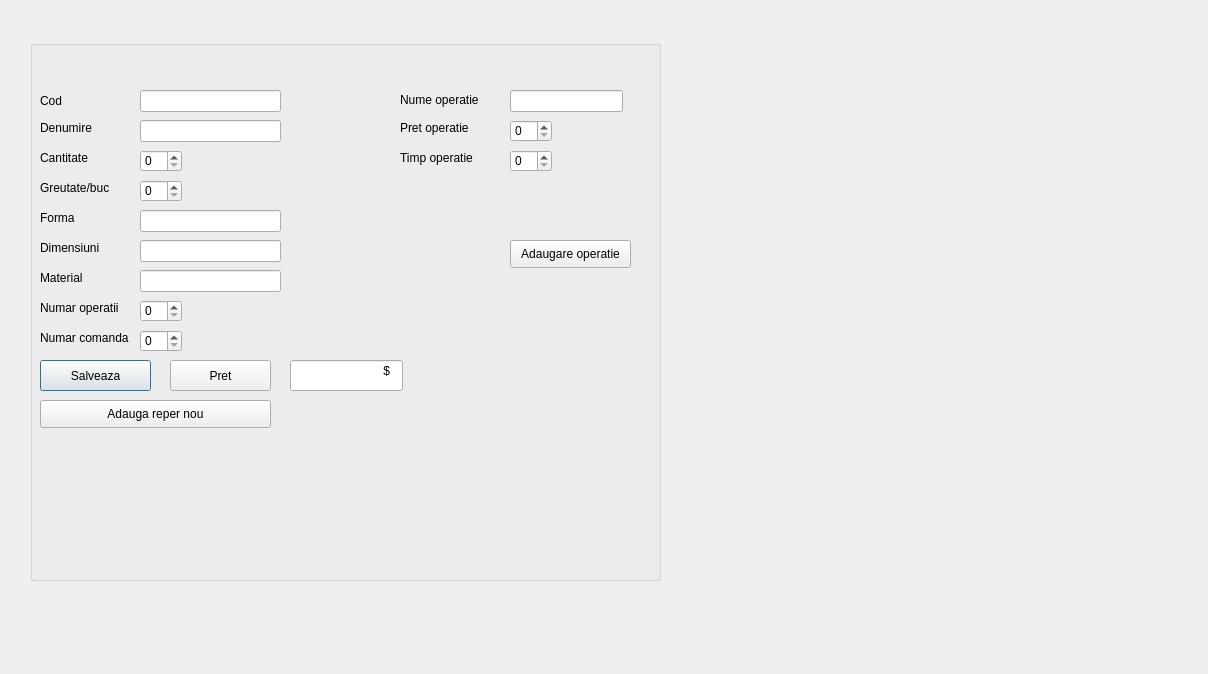
<?xml version="1.0" encoding="UTF-8"?>
<ui version="4.0">
 <class>addMark</class>
 <widget class="QDialog" name="addMark">
  <property name="geometry">
   <rect>
    <x>0</x>
    <y>0</y>
    <width>1208</width>
    <height>674</height>
   </rect>
  </property>
  <property name="windowTitle">
   <string>Dialog</string>
  </property>
  <widget class="QGroupBox" name="Reper">
   <property name="geometry">
    <rect>
     <x>30</x>
     <y>40</y>
     <width>631</width>
     <height>541</height>
    </rect>
   </property>
   <property name="contextMenuPolicy">
    <enum>Qt::NoContextMenu</enum>
   </property>
   <property name="autoFillBackground">
    <bool>false</bool>
   </property>
   <property name="styleSheet">
    <string notr="true">gridline-color: rgb(255, 255, 255);</string>
   </property>
   <property name="title">
    <string/>
   </property>
   <property name="checkable">
    <bool>false</bool>
   </property>
   <widget class="QLabel" name="label">
    <property name="geometry">
     <rect>
      <x>10</x>
      <y>50</y>
      <width>101</width>
      <height>21</height>
     </rect>
    </property>
    <property name="text">
     <string>Cod</string>
    </property>
   </widget>
   <widget class="QLabel" name="label_2">
    <property name="geometry">
     <rect>
      <x>10</x>
      <y>80</y>
      <width>61</width>
      <height>16</height>
     </rect>
    </property>
    <property name="text">
     <string>Denumire</string>
    </property>
   </widget>
   <widget class="QLabel" name="label_3">
    <property name="geometry">
     <rect>
      <x>10</x>
      <y>110</y>
      <width>61</width>
      <height>16</height>
     </rect>
    </property>
    <property name="text">
     <string>Cantitate</string>
    </property>
   </widget>
   <widget class="QLabel" name="label_4">
    <property name="geometry">
     <rect>
      <x>10</x>
      <y>140</y>
      <width>91</width>
      <height>16</height>
     </rect>
    </property>
    <property name="text">
     <string>Greutate/buc</string>
    </property>
   </widget>
   <widget class="QLabel" name="label_5">
    <property name="geometry">
     <rect>
      <x>10</x>
      <y>170</y>
      <width>81</width>
      <height>16</height>
     </rect>
    </property>
    <property name="text">
     <string>Forma</string>
    </property>
   </widget>
   <widget class="QLabel" name="label_6">
    <property name="geometry">
     <rect>
      <x>10</x>
      <y>200</y>
      <width>71</width>
      <height>16</height>
     </rect>
    </property>
    <property name="text">
     <string>Dimensiuni</string>
    </property>
   </widget>
   <widget class="QLabel" name="label_7">
    <property name="geometry">
     <rect>
      <x>10</x>
      <y>230</y>
      <width>81</width>
      <height>16</height>
     </rect>
    </property>
    <property name="text">
     <string>Material</string>
    </property>
   </widget>
   <widget class="QLabel" name="label_8">
    <property name="geometry">
     <rect>
      <x>10</x>
      <y>260</y>
      <width>81</width>
      <height>16</height>
     </rect>
    </property>
    <property name="text">
     <string>Numar operatii</string>
    </property>
   </widget>
   <widget class="QLineEdit" name="codeLe">
    <property name="geometry">
     <rect>
      <x>110</x>
      <y>50</y>
      <width>141</width>
      <height>22</height>
     </rect>
    </property>
   </widget>
   <widget class="QLineEdit" name="nameLe">
    <property name="geometry">
     <rect>
      <x>110</x>
      <y>80</y>
      <width>141</width>
      <height>22</height>
     </rect>
    </property>
   </widget>
   <widget class="QLineEdit" name="shapeLe">
    <property name="geometry">
     <rect>
      <x>110</x>
      <y>170</y>
      <width>141</width>
      <height>22</height>
     </rect>
    </property>
   </widget>
   <widget class="QLineEdit" name="dimensionLe">
    <property name="geometry">
     <rect>
      <x>110</x>
      <y>200</y>
      <width>141</width>
      <height>22</height>
     </rect>
    </property>
   </widget>
   <widget class="QLineEdit" name="materialLe">
    <property name="geometry">
     <rect>
      <x>110</x>
      <y>230</y>
      <width>141</width>
      <height>22</height>
     </rect>
    </property>
   </widget>
   <widget class="QPushButton" name="saveMarkBtn">
    <property name="geometry">
     <rect>
      <x>10</x>
      <y>320</y>
      <width>111</width>
      <height>31</height>
     </rect>
    </property>
    <property name="text">
     <string>Salveaza</string>
    </property>
   </widget>
   <widget class="QPushButton" name="priceBtn">
    <property name="geometry">
     <rect>
      <x>140</x>
      <y>320</y>
      <width>101</width>
      <height>31</height>
     </rect>
    </property>
    <property name="text">
     <string>Pret</string>
    </property>
   </widget>
   <widget class="QLineEdit" name="operationNameLe">
    <property name="geometry">
     <rect>
      <x>480</x>
      <y>50</y>
      <width>113</width>
      <height>22</height>
     </rect>
    </property>
   </widget>
   <widget class="QPushButton" name="addOperation">
    <property name="geometry">
     <rect>
      <x>480</x>
      <y>200</y>
      <width>121</width>
      <height>28</height>
     </rect>
    </property>
    <property name="text">
     <string>Adaugare operatie</string>
    </property>
   </widget>
   <widget class="QLabel" name="label_9">
    <property name="geometry">
     <rect>
      <x>370</x>
      <y>50</y>
      <width>91</width>
      <height>20</height>
     </rect>
    </property>
    <property name="text">
     <string>Nume operatie</string>
    </property>
   </widget>
   <widget class="QLabel" name="label_10">
    <property name="geometry">
     <rect>
      <x>370</x>
      <y>110</y>
      <width>91</width>
      <height>16</height>
     </rect>
    </property>
    <property name="text">
     <string>Timp operatie</string>
    </property>
   </widget>
   <widget class="QLabel" name="label_11">
    <property name="geometry">
     <rect>
      <x>370</x>
      <y>80</y>
      <width>91</width>
      <height>16</height>
     </rect>
    </property>
    <property name="text">
     <string>Pret operatie</string>
    </property>
   </widget>
   <widget class="QSpinBox" name="qtySb">
    <property name="geometry">
     <rect>
      <x>110</x>
      <y>110</y>
      <width>42</width>
      <height>22</height>
     </rect>
    </property>
   </widget>
   <widget class="QSpinBox" name="weightSb">
    <property name="geometry">
     <rect>
      <x>110</x>
      <y>140</y>
      <width>42</width>
      <height>22</height>
     </rect>
    </property>
   </widget>
   <widget class="QSpinBox" name="nrOperationSb">
    <property name="geometry">
     <rect>
      <x>110</x>
      <y>260</y>
      <width>42</width>
      <height>22</height>
     </rect>
    </property>
   </widget>
   <widget class="QSpinBox" name="operationPriceSb">
    <property name="geometry">
     <rect>
      <x>480</x>
      <y>80</y>
      <width>42</width>
      <height>22</height>
     </rect>
    </property>
   </widget>
   <widget class="QSpinBox" name="operationTimeSb">
    <property name="geometry">
     <rect>
      <x>480</x>
      <y>110</y>
      <width>42</width>
      <height>22</height>
     </rect>
    </property>
   </widget>
   <widget class="QPushButton" name="addNewMark">
    <property name="geometry">
     <rect>
      <x>10</x>
      <y>360</y>
      <width>231</width>
      <height>28</height>
     </rect>
    </property>
    <property name="text">
     <string>Adauga reper nou</string>
    </property>
   </widget>
   <widget class="QLabel" name="label_12">
    <property name="geometry">
     <rect>
      <x>330</x>
      <y>320</y>
      <width>71</width>
      <height>21</height>
     </rect>
    </property>
    <property name="text">
     <string>       $</string>
    </property>
   </widget>
   <widget class="QLineEdit" name="priceLe">
    <property name="geometry">
     <rect>
      <x>260</x>
      <y>320</y>
      <width>113</width>
      <height>31</height>
     </rect>
    </property>
   </widget>
   <widget class="QSpinBox" name="orderNumber">
    <property name="geometry">
     <rect>
      <x>110</x>
      <y>290</y>
      <width>42</width>
      <height>22</height>
     </rect>
    </property>
   </widget>
   <widget class="QLabel" name="label_13">
    <property name="geometry">
     <rect>
      <x>10</x>
      <y>290</y>
      <width>101</width>
      <height>16</height>
     </rect>
    </property>
    <property name="text">
     <string>Numar comanda</string>
    </property>
   </widget>
   <zorder>priceLe</zorder>
   <zorder>label</zorder>
   <zorder>label_2</zorder>
   <zorder>label_3</zorder>
   <zorder>label_4</zorder>
   <zorder>label_5</zorder>
   <zorder>label_6</zorder>
   <zorder>label_7</zorder>
   <zorder>label_8</zorder>
   <zorder>codeLe</zorder>
   <zorder>nameLe</zorder>
   <zorder>shapeLe</zorder>
   <zorder>dimensionLe</zorder>
   <zorder>materialLe</zorder>
   <zorder>saveMarkBtn</zorder>
   <zorder>priceBtn</zorder>
   <zorder>operationNameLe</zorder>
   <zorder>addOperation</zorder>
   <zorder>label_9</zorder>
   <zorder>label_10</zorder>
   <zorder>label_11</zorder>
   <zorder>qtySb</zorder>
   <zorder>weightSb</zorder>
   <zorder>nrOperationSb</zorder>
   <zorder>operationPriceSb</zorder>
   <zorder>operationTimeSb</zorder>
   <zorder>addNewMark</zorder>
   <zorder>label_12</zorder>
   <zorder>orderNumber</zorder>
   <zorder>label_13</zorder>
  </widget>
 </widget>
 <resources/>
 <connections/>
</ui>
